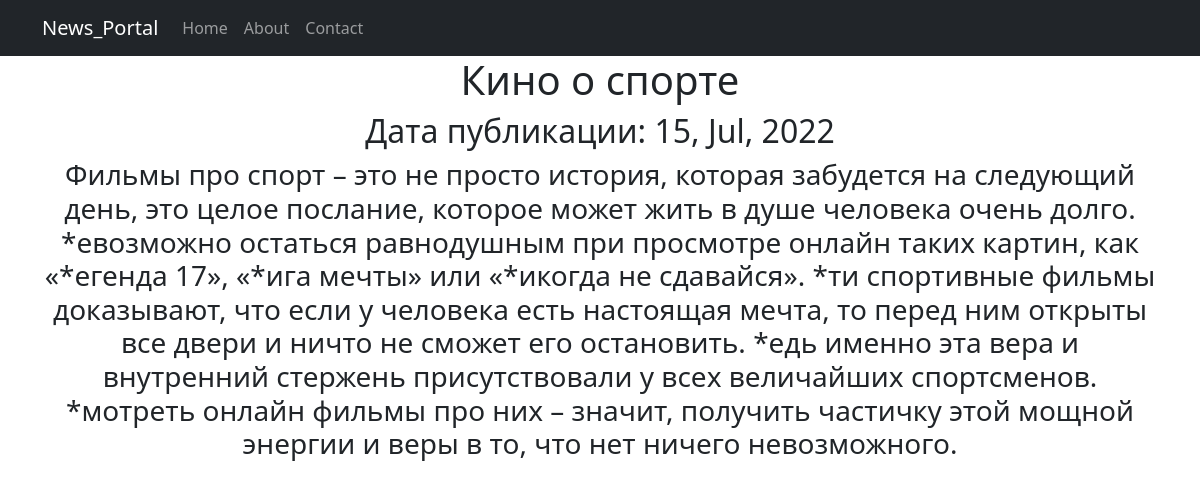
The page /news/2 on the database its author committed.
### news/models.py (models this page shows, shortened)
class Post(models.Model):
    article = 'art'
    news = 'news'
    TYPE = [
        (news, 'Новость'),
        (article, 'Статья')
    ]
    author = models.ForeignKey(Author, on_delete=models.CASCADE)
    type = models.CharField(max_length=100, choices=TYPE, default=news)
    time_in = models.DateTimeField(auto_now_add=True)
    category = models.ManyToManyField(Category, through='PostCategory')
    head = models.CharField(max_length=255)
    text = models.TextField()
    rating = models.SmallIntegerField(default=0)

### news/views.py (the view)
# urls.py: path('<int:pk>', PostDetail.as_view()),
class PostDetail(DetailView):
    model = Post
    template_name = "post.html"
    context_object_name = "post"

### news/templatetags/custom_filters.py (called while the page is built)
@register.filter()
def check_text(text):
    text1 = f'{text[0]}'
    for i in text[1:]:
        if i.isupper():
            text1 = text1 + '*'
        else:
            text1 = text1 + i
    return f'{text1}'

@register.filter()
def check_head(head):
    head1 = f'{head[0]}'
    for i in head[1:]:
        if i.isupper():
            head1 = head1 + '*'
        else:
            head1 = head1 + i
    return f'{head1}'

### templates/post.html (shortened to what this page needs)
{% extends 'flatpages/default.html' %}
{% load custom_filters %}!
{% block content %}
<h1>{{ post.head|check_head }}</h1>
<h2>Дата публикации: {{ post.time_in|date:'d, M, Y' }}</h2>
<h3>{{ post.text|check_text }}</h3>
{% endblock content %}

### rows shown on the page
Post: head|check_head "Кино о спорте", time_in "15, Jul, 2022", text|check_text "Фильмы про спорт – это не просто история, которая забудется на следующий день, это целое послание, которое может жить в душе человека очень долго. *евозможно остаться равнодушным при просмотре онлайн таких картин, как «*егенда 17», «*ига мечты» или «*икогда не сдавайся». *ти спортивные фильмы доказывают, что если у человека есть настоящая мечта, то перед ним открыты все двери и ничто не сможет его остановить. *едь именно эта вера и внутренний стержень присутствовали у всех величайших спортсменов. *мотреть онлайн фильмы про них – значит, получить частичку этой мощной энергии и веры в то, что нет ничего невозможного."
